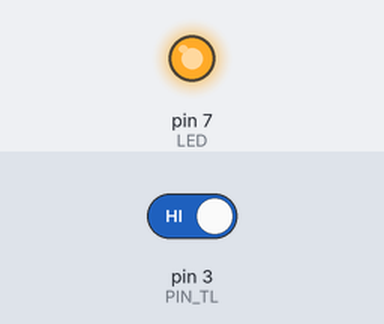
A sketch run on a simulated Arduino Uno, built with avr-gcc and run on an emulated ATmega328P. Parts: output pins drawn as LEDs (lit = HIGH). Dashed ring = blinking. The test bench sets the inputs (shaded band); at power-on: pin 3 (PIN_TL) HIGH.

Above: at 0.75 s.
At 1.2 s:
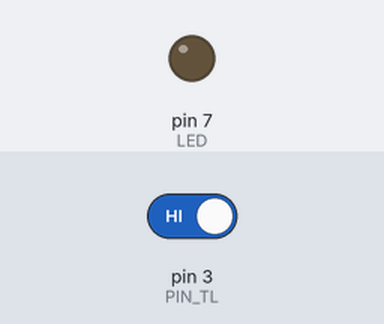
1.3 s: pin 3 (PIN_TL) driven LOW
At 1.67 s:
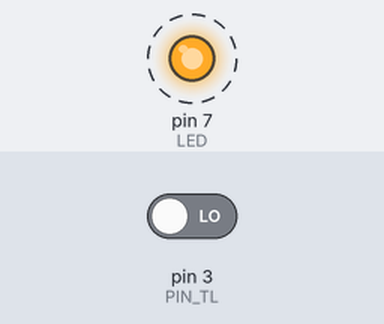
Timing chart, 0 to 10.3 s (numbered marks = the images above; inputs shaded):
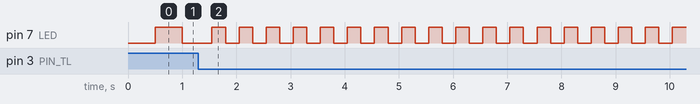

Measured:
- after the input at 1.3 s, pin 7 (LED): alternates HIGH for 0.25 s and LOW for 0.25 s, starting after 0.25 s

The sketch:

1.ino
```cpp
/*Deklarujte prom. "citac" se vhodným datovým typem (min. použitelným), když obsahem proměnné budou čísla 0 až 100000.
Deklarujte prom. "frekvence" se vhodným datovým typem (min. použitelným), když obsahem proměnné budou čísla 1 až 20.
Vytvořte program, který bude pomocí časovače blikat integrovanou LED frekvencí 1 Hz (střída 50 %).
Po krátkém stisku tlačítka se frekvence blikání zvýší o 1 Hz do max. hodnoty 10 Hz.
Pokud LED bliká frekv. 10 Hz, další stisk tl. nastaví frekvenci na 1 Hz.
Pokud dojde k dlouhému stisku tlačítka (>500 ms), frekvence se nastaví na 1 Hz rovnou. Obsluhu tlačítka řešte ext. přerušením.
*/
#include <TimerOne.h>
#define PIN_TL 3
#define ZAKMIT 20

unsigned long citac = 0;
byte frekvence = 1;
int LED = 7;
bool StavLed = LOW;
bool StavTl;
bool PredchoziStavTl = HIGH;
unsigned long PosledniZmenaTl = 0;
unsigned long CasStisku;
unsigned long DobaStisku;


void setup() {
  pinMode(LED, OUTPUT);
  Timer1.initialize(1000000 / frekvence / 2);
  Timer1.attachInterrupt(blinkLED);
  attachInterrupt(digitalPinToInterrupt(PIN_TL), ObsluhaTl, CHANGE);
  Serial.begin (9600);


}

void loop() {

}
void blinkLED(){
  StavLed = digitalRead(LED);
  StavLed = !StavLed;
  digitalWrite(LED, StavLed);
}
void ObsluhaTl(){
  StavTl = digitalRead(PIN_TL);
  if(StavTl != PredchoziStavTl && millis()>= PosledniZmenaTl + ZAKMIT){
    PredchoziStavTl=StavTl;
    PosledniZmenaTl=millis();
    if(StavTl == LOW){
      frekvence ++;
      CasStisku = millis();

      if(frekvence > 10){
        frekvence = 1;
      }
    }else{
      DobaStisku = millis() - CasStisku;
      if(DobaStisku > 500){
        frekvence = 1;
      }
    }
  }
  Timer1.setPeriod(1000000 / frekvence / 2);
}
```
